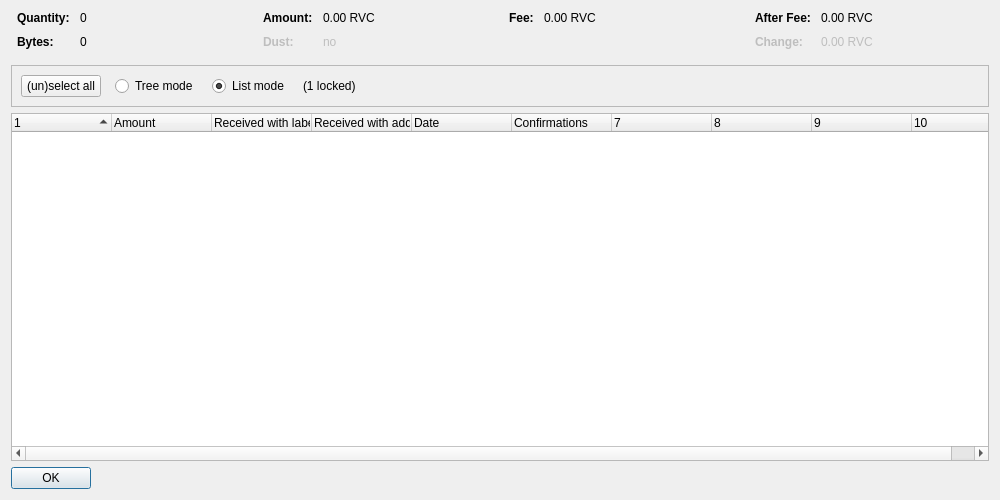
<?xml version="1.0" encoding="UTF-8"?>
<ui version="4.0">
 <class>CoinControlDialog</class>
 <widget class="QDialog" name="CoinControlDialog">
  <property name="geometry">
   <rect>
    <x>0</x>
    <y>0</y>
    <width>1000</width>
    <height>500</height>
   </rect>
  </property>
  <property name="windowTitle">
   <string>Coin Selection</string>
  </property>
  <layout class="QVBoxLayout" name="verticalLayout">
   <item>
    <layout class="QHBoxLayout" name="horizontalLayoutTop" stretch="0,0,0,0">
     <property name="topMargin">
      <number>0</number>
     </property>
     <property name="bottomMargin">
      <number>10</number>
     </property>
     <item>
      <layout class="QFormLayout" name="formLayoutCoinControl1">
       <property name="horizontalSpacing">
        <number>10</number>
       </property>
       <property name="verticalSpacing">
        <number>10</number>
       </property>
       <property name="leftMargin">
        <number>6</number>
       </property>
       <property name="rightMargin">
        <number>6</number>
       </property>
       <item row="0" column="0">
        <widget class="QLabel" name="labelCoinControlQuantityText">
         <property name="font">
          <font>
           <weight>75</weight>
           <bold>true</bold>
          </font>
         </property>
         <property name="text">
          <string>Quantity:</string>
         </property>
        </widget>
       </item>
       <item row="0" column="1">
        <widget class="QLabel" name="labelCoinControlQuantity">
         <property name="cursor">
          <cursorShape>IBeamCursor</cursorShape>
         </property>
         <property name="contextMenuPolicy">
          <enum>Qt::ActionsContextMenu</enum>
         </property>
         <property name="text">
          <string notr="true">0</string>
         </property>
         <property name="textInteractionFlags">
          <set>Qt::LinksAccessibleByMouse|Qt::TextSelectableByKeyboard|Qt::TextSelectableByMouse</set>
         </property>
        </widget>
       </item>
       <item row="1" column="0">
        <widget class="QLabel" name="labelCoinControlBytesText">
         <property name="font">
          <font>
           <weight>75</weight>
           <bold>true</bold>
          </font>
         </property>
         <property name="text">
          <string>Bytes:</string>
         </property>
        </widget>
       </item>
       <item row="1" column="1">
        <widget class="QLabel" name="labelCoinControlBytes">
         <property name="cursor">
          <cursorShape>IBeamCursor</cursorShape>
         </property>
         <property name="contextMenuPolicy">
          <enum>Qt::ActionsContextMenu</enum>
         </property>
         <property name="text">
          <string notr="true">0</string>
         </property>
         <property name="textInteractionFlags">
          <set>Qt::LinksAccessibleByMouse|Qt::TextSelectableByKeyboard|Qt::TextSelectableByMouse</set>
         </property>
        </widget>
       </item>
      </layout>
     </item>
     <item>
      <layout class="QFormLayout" name="formLayoutCoinControl2">
       <property name="horizontalSpacing">
        <number>10</number>
       </property>
       <property name="verticalSpacing">
        <number>10</number>
       </property>
       <property name="leftMargin">
        <number>6</number>
       </property>
       <property name="rightMargin">
        <number>6</number>
       </property>
       <item row="0" column="0">
        <widget class="QLabel" name="labelCoinControlAmountText">
         <property name="font">
          <font>
           <weight>75</weight>
           <bold>true</bold>
          </font>
         </property>
         <property name="text">
          <string>Amount:</string>
         </property>
        </widget>
       </item>
       <item row="0" column="1">
        <widget class="QLabel" name="labelCoinControlAmount">
         <property name="cursor">
          <cursorShape>IBeamCursor</cursorShape>
         </property>
         <property name="contextMenuPolicy">
          <enum>Qt::ActionsContextMenu</enum>
         </property>
         <property name="text">
          <string notr="true">0.00 RVC</string>
         </property>
         <property name="textInteractionFlags">
          <set>Qt::LinksAccessibleByMouse|Qt::TextSelectableByKeyboard|Qt::TextSelectableByMouse</set>
         </property>
        </widget>
       </item>
       <item row="1" column="0">
        <widget class="QLabel" name="labelCoinControlLowOutputText">
         <property name="enabled">
          <bool>false</bool>
         </property>
         <property name="font">
          <font>
           <weight>75</weight>
           <bold>true</bold>
          </font>
         </property>
         <property name="text">
          <string>Dust:</string>
         </property>
        </widget>
       </item>
       <item row="1" column="1">
        <widget class="QLabel" name="labelCoinControlLowOutput">
         <property name="enabled">
          <bool>false</bool>
         </property>
         <property name="cursor">
          <cursorShape>IBeamCursor</cursorShape>
         </property>
         <property name="contextMenuPolicy">
          <enum>Qt::ActionsContextMenu</enum>
         </property>
         <property name="text">
          <string notr="true">no</string>
         </property>
         <property name="textInteractionFlags">
          <set>Qt::LinksAccessibleByMouse|Qt::TextSelectableByKeyboard|Qt::TextSelectableByMouse</set>
         </property>
        </widget>
       </item>
      </layout>
     </item>
     <item>
      <layout class="QFormLayout" name="formLayoutCoinControl3">
       <property name="horizontalSpacing">
        <number>10</number>
       </property>
       <property name="verticalSpacing">
        <number>10</number>
       </property>
       <property name="leftMargin">
        <number>6</number>
       </property>
       <property name="rightMargin">
        <number>6</number>
       </property>
       <item row="0" column="0">
        <widget class="QLabel" name="labelCoinControlFeeText">
         <property name="font">
          <font>
           <weight>75</weight>
           <bold>true</bold>
          </font>
         </property>
         <property name="text">
          <string>Fee:</string>
         </property>
        </widget>
       </item>
       <item row="0" column="1">
        <widget class="QLabel" name="labelCoinControlFee">
         <property name="cursor">
          <cursorShape>IBeamCursor</cursorShape>
         </property>
         <property name="contextMenuPolicy">
          <enum>Qt::ActionsContextMenu</enum>
         </property>
         <property name="text">
          <string notr="true">0.00 RVC</string>
         </property>
         <property name="textInteractionFlags">
          <set>Qt::LinksAccessibleByMouse|Qt::TextSelectableByKeyboard|Qt::TextSelectableByMouse</set>
         </property>
        </widget>
       </item>
      </layout>
     </item>
     <item>
      <layout class="QFormLayout" name="formLayoutCoinControl4">
       <property name="horizontalSpacing">
        <number>10</number>
       </property>
       <property name="verticalSpacing">
        <number>10</number>
       </property>
       <property name="leftMargin">
        <number>6</number>
       </property>
       <property name="rightMargin">
        <number>6</number>
       </property>
       <item row="0" column="0">
        <widget class="QLabel" name="labelCoinControlAfterFeeText">
         <property name="font">
          <font>
           <weight>75</weight>
           <bold>true</bold>
          </font>
         </property>
         <property name="text">
          <string>After Fee:</string>
         </property>
        </widget>
       </item>
       <item row="0" column="1">
        <widget class="QLabel" name="labelCoinControlAfterFee">
         <property name="cursor">
          <cursorShape>IBeamCursor</cursorShape>
         </property>
         <property name="contextMenuPolicy">
          <enum>Qt::ActionsContextMenu</enum>
         </property>
         <property name="text">
          <string notr="true">0.00 RVC</string>
         </property>
         <property name="textInteractionFlags">
          <set>Qt::LinksAccessibleByMouse|Qt::TextSelectableByKeyboard|Qt::TextSelectableByMouse</set>
         </property>
        </widget>
       </item>
       <item row="1" column="0">
        <widget class="QLabel" name="labelCoinControlChangeText">
         <property name="enabled">
          <bool>false</bool>
         </property>
         <property name="font">
          <font>
           <weight>75</weight>
           <bold>true</bold>
          </font>
         </property>
         <property name="text">
          <string>Change:</string>
         </property>
        </widget>
       </item>
       <item row="1" column="1">
        <widget class="QLabel" name="labelCoinControlChange">
         <property name="enabled">
          <bool>false</bool>
         </property>
         <property name="cursor">
          <cursorShape>IBeamCursor</cursorShape>
         </property>
         <property name="contextMenuPolicy">
          <enum>Qt::ActionsContextMenu</enum>
         </property>
         <property name="text">
          <string notr="true">0.00 RVC</string>
         </property>
         <property name="textInteractionFlags">
          <set>Qt::LinksAccessibleByMouse|Qt::TextSelectableByKeyboard|Qt::TextSelectableByMouse</set>
         </property>
        </widget>
       </item>
      </layout>
     </item>
    </layout>
   </item>
   <item>
    <widget class="QFrame" name="frame">
     <property name="minimumSize">
      <size>
       <width>0</width>
       <height>40</height>
      </size>
     </property>
     <property name="frameShape">
      <enum>QFrame::StyledPanel</enum>
     </property>
     <property name="frameShadow">
      <enum>QFrame::Sunken</enum>
     </property>
     <layout class="QHBoxLayout" name="horizontalLayout">
      <item>
       <layout class="QHBoxLayout" name="horizontalLayoutPanel" stretch="0,0,0,0,0">
        <property name="spacing">
         <number>14</number>
        </property>
        <item>
         <widget class="QPushButton" name="pushButtonSelectAll">
          <property name="sizePolicy">
           <sizepolicy hsizetype="Maximum" vsizetype="Fixed">
            <horstretch>0</horstretch>
            <verstretch>0</verstretch>
           </sizepolicy>
          </property>
          <property name="text">
           <string>(un)select all</string>
          </property>
          <property name="autoDefault">
           <bool>false</bool>
          </property>
         </widget>
        </item>
        <item>
         <widget class="QRadioButton" name="radioTreeMode">
          <property name="sizePolicy">
           <sizepolicy hsizetype="Maximum" vsizetype="Fixed">
            <horstretch>0</horstretch>
            <verstretch>0</verstretch>
           </sizepolicy>
          </property>
          <property name="text">
           <string>Tree mode</string>
          </property>
         </widget>
        </item>
        <item>
         <widget class="QRadioButton" name="radioListMode">
          <property name="sizePolicy">
           <sizepolicy hsizetype="Maximum" vsizetype="Fixed">
            <horstretch>0</horstretch>
            <verstretch>0</verstretch>
           </sizepolicy>
          </property>
          <property name="text">
           <string>List mode</string>
          </property>
          <property name="checked">
           <bool>true</bool>
          </property>
         </widget>
        </item>
        <item>
         <widget class="QLabel" name="labelLocked">
          <property name="text">
           <string notr="true">(1 locked)</string>
          </property>
         </widget>
        </item>
        <item>
         <spacer name="horizontalSpacer">
          <property name="orientation">
           <enum>Qt::Horizontal</enum>
          </property>
          <property name="sizeHint" stdset="0">
           <size>
            <width>40</width>
            <height>20</height>
           </size>
          </property>
         </spacer>
        </item>
       </layout>
      </item>
     </layout>
    </widget>
   </item>
   <item>
    <widget class="CoinControlTreeWidget" name="treeWidget">
     <property name="contextMenuPolicy">
      <enum>Qt::CustomContextMenu</enum>
     </property>
     <property name="sortingEnabled">
      <bool>false</bool>
     </property>
     <property name="columnCount">
      <number>10</number>
     </property>
     <attribute name="headerShowSortIndicator" stdset="0">
      <bool>true</bool>
     </attribute>
     <attribute name="headerStretchLastSection">
      <bool>false</bool>
     </attribute>
     <column>
      <property name="text">
       <string/>
      </property>
     </column>
     <column>
      <property name="text">
       <string>Amount</string>
      </property>
     </column>
     <column>
      <property name="text">
       <string>Received with label</string>
      </property>
     </column>
     <column>
      <property name="text">
       <string>Received with address</string>
      </property>
     </column>
     <column>
      <property name="text">
       <string>Date</string>
      </property>
     </column>
     <column>
      <property name="text">
       <string>Confirmations</string>
      </property>
      <property name="toolTip">
       <string>Confirmed</string>
      </property>
     </column>
     <column>
      <property name="text">
       <string/>
      </property>
     </column>
     <column>
      <property name="text">
       <string/>
      </property>
     </column>
     <column>
      <property name="text">
       <string/>
      </property>
     </column>
     <column>
      <property name="text">
       <string/>
      </property>
     </column>
    </widget>
   </item>
   <item>
    <widget class="QDialogButtonBox" name="buttonBox">
     <property name="sizePolicy">
      <sizepolicy hsizetype="Maximum" vsizetype="Fixed">
       <horstretch>0</horstretch>
       <verstretch>0</verstretch>
      </sizepolicy>
     </property>
     <property name="orientation">
      <enum>Qt::Horizontal</enum>
     </property>
     <property name="standardButtons">
      <set>QDialogButtonBox::Ok</set>
     </property>
    </widget>
   </item>
  </layout>
 </widget>
 <customwidgets>
  <customwidget>
   <class>CoinControlTreeWidget</class>
   <extends>QTreeWidget</extends>
   <header>qt/coincontroltreewidget.h</header>
  </customwidget>
 </customwidgets>
 <resources/>
 <connections/>
</ui>
